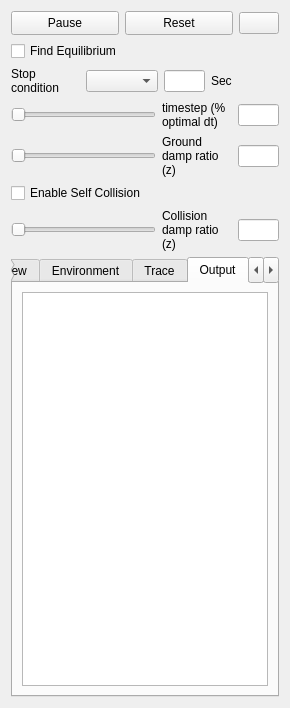
<?xml version="1.0" encoding="UTF-8"?>
<ui version="4.0">
 <class>PhysicsDialog</class>
 <widget class="QWidget" name="PhysicsDialog">
  <property name="geometry">
   <rect>
    <x>0</x>
    <y>0</y>
    <width>263</width>
    <height>708</height>
   </rect>
  </property>
  <property name="windowTitle">
   <string>Form</string>
  </property>
  <layout class="QVBoxLayout" name="verticalLayout_6">
   <item>
    <layout class="QHBoxLayout" name="horizontalLayout_6">
     <item>
      <widget class="QPushButton" name="PauseButton">
       <property name="minimumSize">
        <size>
         <width>0</width>
         <height>24</height>
        </size>
       </property>
       <property name="text">
        <string>Pause</string>
       </property>
      </widget>
     </item>
     <item>
      <widget class="QPushButton" name="ResetButton">
       <property name="minimumSize">
        <size>
         <width>0</width>
         <height>24</height>
        </size>
       </property>
       <property name="text">
        <string>Reset</string>
       </property>
      </widget>
     </item>
     <item>
      <widget class="QPushButton" name="RecordButton">
       <property name="sizePolicy">
        <sizepolicy hsizetype="Fixed" vsizetype="Fixed">
         <horstretch>0</horstretch>
         <verstretch>0</verstretch>
        </sizepolicy>
       </property>
       <property name="text">
        <string/>
       </property>
       <property name="icon">
        <iconset resource="VoxCad.qrc">
         <normaloff>:/Icons/Icons/Record.png</normaloff>:/Icons/Icons/Record.png</iconset>
       </property>
       <property name="checkable">
        <bool>true</bool>
       </property>
      </widget>
     </item>
    </layout>
   </item>
   <item>
    <layout class="QHBoxLayout" name="horizontalLayout_16">
     <item>
      <widget class="QCheckBox" name="UseEquilibriumCheck">
       <property name="toolTip">
        <string>Accelerates the simulation to find the equilibrium position quickly</string>
       </property>
       <property name="text">
        <string>Find Equilibrium</string>
       </property>
      </widget>
     </item>
    </layout>
   </item>
   <item>
    <layout class="QHBoxLayout" name="horizontalLayout_15">
     <item>
      <widget class="QLabel" name="label_11">
       <property name="sizePolicy">
        <sizepolicy hsizetype="Preferred" vsizetype="Preferred">
         <horstretch>0</horstretch>
         <verstretch>0</verstretch>
        </sizepolicy>
       </property>
       <property name="minimumSize">
        <size>
         <width>0</width>
         <height>0</height>
        </size>
       </property>
       <property name="maximumSize">
        <size>
         <width>80</width>
         <height>16777215</height>
        </size>
       </property>
       <property name="toolTip">
        <string>Percent of optimal timestep to run at. [0-1.0+]
Greater values speed up the simulation, but &gt;1.0
can be unstable.</string>
       </property>
       <property name="text">
        <string>Stop condition</string>
       </property>
       <property name="wordWrap">
        <bool>true</bool>
       </property>
      </widget>
     </item>
     <item>
      <widget class="QComboBox" name="StopSelectCombo">
       <property name="toolTip">
        <string>Sets a condition for auto-stopping the simulation</string>
       </property>
      </widget>
     </item>
     <item>
      <widget class="QLineEdit" name="StopValueEdit">
       <property name="enabled">
        <bool>true</bool>
       </property>
       <property name="sizePolicy">
        <sizepolicy hsizetype="Fixed" vsizetype="Fixed">
         <horstretch>0</horstretch>
         <verstretch>0</verstretch>
        </sizepolicy>
       </property>
       <property name="minimumSize">
        <size>
         <width>41</width>
         <height>0</height>
        </size>
       </property>
       <property name="maximumSize">
        <size>
         <width>41</width>
         <height>16777215</height>
        </size>
       </property>
       <property name="acceptDrops">
        <bool>false</bool>
       </property>
       <property name="toolTip">
        <string>The value of selected auto-stopping condition to trigger a stop.</string>
       </property>
      </widget>
     </item>
     <item>
      <widget class="QLabel" name="StopValueLabel">
       <property name="sizePolicy">
        <sizepolicy hsizetype="Preferred" vsizetype="Preferred">
         <horstretch>0</horstretch>
         <verstretch>0</verstretch>
        </sizepolicy>
       </property>
       <property name="minimumSize">
        <size>
         <width>0</width>
         <height>0</height>
        </size>
       </property>
       <property name="maximumSize">
        <size>
         <width>80</width>
         <height>16777215</height>
        </size>
       </property>
       <property name="toolTip">
        <string>Percent of optimal timestep to run at. [0-1.0+]
Greater values speed up the simulation, but &gt;1.0
can be unstable.</string>
       </property>
       <property name="text">
        <string>Sec</string>
       </property>
       <property name="wordWrap">
        <bool>true</bool>
       </property>
      </widget>
     </item>
    </layout>
   </item>
   <item>
    <layout class="QHBoxLayout" name="horizontalLayout_3">
     <item>
      <widget class="QSlider" name="dtSlider">
       <property name="sizePolicy">
        <sizepolicy hsizetype="Expanding" vsizetype="Fixed">
         <horstretch>0</horstretch>
         <verstretch>0</verstretch>
        </sizepolicy>
       </property>
       <property name="minimumSize">
        <size>
         <width>120</width>
         <height>0</height>
        </size>
       </property>
       <property name="toolTip">
        <string>Percent of optimal timestep to run at. [0-1.0+]
Greater values speed up the simulation, but &gt;1.0
can be unstable.</string>
       </property>
       <property name="maximum">
        <number>100</number>
       </property>
       <property name="singleStep">
        <number>1</number>
       </property>
       <property name="orientation">
        <enum>Qt::Horizontal</enum>
       </property>
      </widget>
     </item>
     <item>
      <widget class="QLabel" name="label">
       <property name="sizePolicy">
        <sizepolicy hsizetype="Preferred" vsizetype="Preferred">
         <horstretch>0</horstretch>
         <verstretch>0</verstretch>
        </sizepolicy>
       </property>
       <property name="minimumSize">
        <size>
         <width>70</width>
         <height>0</height>
        </size>
       </property>
       <property name="maximumSize">
        <size>
         <width>80</width>
         <height>16777215</height>
        </size>
       </property>
       <property name="toolTip">
        <string>Percent of optimal timestep to run at. [0-1.0+]
Greater values speed up the simulation, but &gt;1.0
can be unstable.</string>
       </property>
       <property name="text">
        <string>timestep (%  optimal dt)</string>
       </property>
       <property name="wordWrap">
        <bool>true</bool>
       </property>
      </widget>
     </item>
     <item>
      <widget class="QLineEdit" name="dtEdit">
       <property name="enabled">
        <bool>true</bool>
       </property>
       <property name="sizePolicy">
        <sizepolicy hsizetype="Fixed" vsizetype="Fixed">
         <horstretch>0</horstretch>
         <verstretch>0</verstretch>
        </sizepolicy>
       </property>
       <property name="minimumSize">
        <size>
         <width>41</width>
         <height>0</height>
        </size>
       </property>
       <property name="maximumSize">
        <size>
         <width>41</width>
         <height>16777215</height>
        </size>
       </property>
       <property name="acceptDrops">
        <bool>false</bool>
       </property>
       <property name="toolTip">
        <string>Percent of optimal timestep to run at. [0-1.0+]
Greater values speed up the simulation, but &gt;1.0
can be unstable.</string>
       </property>
      </widget>
     </item>
    </layout>
   </item>
   <item>
    <layout class="QHBoxLayout" name="horizontalLayout_9">
     <item>
      <widget class="QSlider" name="GNDDampSlider">
       <property name="sizePolicy">
        <sizepolicy hsizetype="Expanding" vsizetype="Fixed">
         <horstretch>0</horstretch>
         <verstretch>0</verstretch>
        </sizepolicy>
       </property>
       <property name="minimumSize">
        <size>
         <width>120</width>
         <height>0</height>
        </size>
       </property>
       <property name="toolTip">
        <string>Damping ratio relative to ground [0-0.1+].
0 represents a vacuum, larger values
represent a more viscous fluid environment.</string>
       </property>
       <property name="maximum">
        <number>100</number>
       </property>
       <property name="singleStep">
        <number>1</number>
       </property>
       <property name="orientation">
        <enum>Qt::Horizontal</enum>
       </property>
      </widget>
     </item>
     <item>
      <widget class="QLabel" name="label_9">
       <property name="minimumSize">
        <size>
         <width>70</width>
         <height>0</height>
        </size>
       </property>
       <property name="maximumSize">
        <size>
         <width>80</width>
         <height>16777215</height>
        </size>
       </property>
       <property name="toolTip">
        <string>Damping ratio relative to ground [0-0.1+].
0 represents a vacuum, larger values
represent a more viscous fluid environment.</string>
       </property>
       <property name="text">
        <string>Ground damp ratio (z)</string>
       </property>
       <property name="wordWrap">
        <bool>true</bool>
       </property>
       <property name="indent">
        <number>-2</number>
       </property>
      </widget>
     </item>
     <item>
      <widget class="QLineEdit" name="GNDDampEdit">
       <property name="enabled">
        <bool>true</bool>
       </property>
       <property name="sizePolicy">
        <sizepolicy hsizetype="Fixed" vsizetype="Fixed">
         <horstretch>0</horstretch>
         <verstretch>0</verstretch>
        </sizepolicy>
       </property>
       <property name="minimumSize">
        <size>
         <width>41</width>
         <height>0</height>
        </size>
       </property>
       <property name="maximumSize">
        <size>
         <width>41</width>
         <height>16777215</height>
        </size>
       </property>
       <property name="toolTip">
        <string>Damping ratio relative to ground [0-0.1+].
0 represents a vacuum, larger values
represent a more viscous fluid environment.</string>
       </property>
      </widget>
     </item>
    </layout>
   </item>
   <item>
    <widget class="QCheckBox" name="UseSelfColCheck">
     <property name="toolTip">
      <string>Prevents self penetration when enabled.</string>
     </property>
     <property name="text">
      <string>Enable Self Collision</string>
     </property>
    </widget>
   </item>
   <item>
    <layout class="QHBoxLayout" name="horizontalLayout_7">
     <item>
      <widget class="QSlider" name="ColDampSlider">
       <property name="sizePolicy">
        <sizepolicy hsizetype="Expanding" vsizetype="Fixed">
         <horstretch>0</horstretch>
         <verstretch>0</verstretch>
        </sizepolicy>
       </property>
       <property name="minimumSize">
        <size>
         <width>120</width>
         <height>0</height>
        </size>
       </property>
       <property name="toolTip">
        <string>Damping ratio of collisions [0-2+].
Low values make elastic (bouncy) collisions, higher values
make inelastic (dead) collisions. 1.0 is critically damped.</string>
       </property>
       <property name="maximum">
        <number>100</number>
       </property>
       <property name="singleStep">
        <number>1</number>
       </property>
       <property name="orientation">
        <enum>Qt::Horizontal</enum>
       </property>
      </widget>
     </item>
     <item>
      <widget class="QLabel" name="label_7">
       <property name="minimumSize">
        <size>
         <width>70</width>
         <height>0</height>
        </size>
       </property>
       <property name="maximumSize">
        <size>
         <width>70</width>
         <height>16777215</height>
        </size>
       </property>
       <property name="toolTip">
        <string>Damping ratio of collisions [0-2+].
Low values make elastic (bouncy) collisions, higher values
make inelastic (dead) collisions. 1.0 is critically damped.</string>
       </property>
       <property name="text">
        <string>Collision damp ratio (z)</string>
       </property>
       <property name="wordWrap">
        <bool>true</bool>
       </property>
       <property name="indent">
        <number>-2</number>
       </property>
      </widget>
     </item>
     <item>
      <widget class="QLineEdit" name="ColDampEdit">
       <property name="enabled">
        <bool>true</bool>
       </property>
       <property name="sizePolicy">
        <sizepolicy hsizetype="Fixed" vsizetype="Fixed">
         <horstretch>0</horstretch>
         <verstretch>0</verstretch>
        </sizepolicy>
       </property>
       <property name="minimumSize">
        <size>
         <width>41</width>
         <height>0</height>
        </size>
       </property>
       <property name="maximumSize">
        <size>
         <width>41</width>
         <height>16777215</height>
        </size>
       </property>
       <property name="toolTip">
        <string>Damping ratio of collisions [0-2+].
Low values make elastic (bouncy) collisions, higher values
make inelastic (dead) collisions. 1.0 is critically damped.</string>
       </property>
      </widget>
     </item>
    </layout>
   </item>
   <item>
    <widget class="QTabWidget" name="PhysTabWidget">
     <property name="toolTip">
      <string>Options</string>
     </property>
     <property name="tabPosition">
      <enum>QTabWidget::North</enum>
     </property>
     <property name="currentIndex">
      <number>3</number>
     </property>
     <widget class="QWidget" name="View">
      <attribute name="title">
       <string>View</string>
      </attribute>
      <layout class="QVBoxLayout" name="verticalLayout_11">
       <property name="spacing">
        <number>2</number>
       </property>
       <property name="topMargin">
        <number>3</number>
       </property>
       <property name="bottomMargin">
        <number>3</number>
       </property>
       <item>
        <widget class="QGroupBox" name="DisplayBox">
         <property name="title">
          <string>Display</string>
         </property>
         <layout class="QHBoxLayout" name="horizontalLayout_12">
          <property name="spacing">
           <number>2</number>
          </property>
          <property name="topMargin">
           <number>3</number>
          </property>
          <property name="bottomMargin">
           <number>3</number>
          </property>
          <item>
           <widget class="QRadioButton" name="DispDisableRadio">
            <property name="text">
             <string>Disable</string>
            </property>
           </widget>
          </item>
          <item>
           <widget class="QRadioButton" name="DispVoxelsRadio">
            <property name="text">
             <string>Voxels</string>
            </property>
           </widget>
          </item>
          <item>
           <widget class="QRadioButton" name="DispConnRadio">
            <property name="text">
             <string>Connections</string>
            </property>
           </widget>
          </item>
         </layout>
        </widget>
       </item>
       <item>
        <widget class="QGroupBox" name="ViewOptionsGroup">
         <property name="title">
          <string>View Options</string>
         </property>
         <layout class="QHBoxLayout" name="horizontalLayout_14">
          <property name="spacing">
           <number>2</number>
          </property>
          <property name="topMargin">
           <number>3</number>
          </property>
          <property name="bottomMargin">
           <number>3</number>
          </property>
          <item>
           <layout class="QVBoxLayout" name="verticalLayout_9">
            <item>
             <widget class="QRadioButton" name="ViewDiscreteRadio">
              <property name="text">
               <string>Discrete</string>
              </property>
             </widget>
            </item>
            <item>
             <widget class="QRadioButton" name="ViewDeformedRadio">
              <property name="text">
               <string>Deformed</string>
              </property>
             </widget>
            </item>
            <item>
             <widget class="QRadioButton" name="ViewSmoothRadio">
              <property name="text">
               <string>Smooth</string>
              </property>
             </widget>
            </item>
           </layout>
          </item>
          <item>
           <layout class="QVBoxLayout" name="verticalLayout_7">
            <item>
             <widget class="QCheckBox" name="ForcesCheck">
              <property name="toolTip">
               <string>Internal forces (currently disabled)</string>
              </property>
              <property name="text">
               <string>Forces</string>
              </property>
             </widget>
            </item>
            <item>
             <widget class="QCheckBox" name="LocalCoordCheck">
              <property name="toolTip">
               <string>Origin and axes of each voxel.</string>
              </property>
              <property name="text">
               <string>Local Coords</string>
              </property>
             </widget>
            </item>
           </layout>
          </item>
         </layout>
        </widget>
       </item>
       <item>
        <widget class="QGroupBox" name="ColorGroup">
         <property name="title">
          <string>Color</string>
         </property>
         <layout class="QHBoxLayout" name="horizontalLayout_11">
          <property name="spacing">
           <number>2</number>
          </property>
          <property name="topMargin">
           <number>3</number>
          </property>
          <property name="bottomMargin">
           <number>3</number>
          </property>
          <item>
           <layout class="QVBoxLayout" name="verticalLayout_10">
            <item>
             <widget class="QRadioButton" name="TypeRadio">
              <property name="toolTip">
               <string>Material color</string>
              </property>
              <property name="text">
               <string>Type</string>
              </property>
             </widget>
            </item>
            <item>
             <widget class="QRadioButton" name="KineticERadio">
              <property name="toolTip">
               <string>Internal material strain</string>
              </property>
              <property name="text">
               <string>Kinetic Energy</string>
              </property>
             </widget>
            </item>
            <item>
             <widget class="QRadioButton" name="DisplacementRadio">
              <property name="toolTip">
               <string>Distance from starting point of each voxel</string>
              </property>
              <property name="text">
               <string>Displacement</string>
              </property>
             </widget>
            </item>
            <item>
             <widget class="QRadioButton" name="StateRadio">
              <property name="toolTip">
               <string>White is unyielded, yellow is yielded, red is broken.</string>
              </property>
              <property name="text">
               <string>State</string>
              </property>
             </widget>
            </item>
           </layout>
          </item>
          <item>
           <layout class="QVBoxLayout" name="verticalLayout_8">
            <property name="spacing">
             <number>1</number>
            </property>
            <item>
             <widget class="QRadioButton" name="StrainERadio">
              <property name="toolTip">
               <string>Internal material strain</string>
              </property>
              <property name="text">
               <string>Strain Energy</string>
              </property>
             </widget>
            </item>
            <item>
             <widget class="QRadioButton" name="StressRadio">
              <property name="toolTip">
               <string>Internal material stress</string>
              </property>
              <property name="text">
               <string>Engineering
Stress</string>
              </property>
             </widget>
            </item>
            <item>
             <widget class="QRadioButton" name="StrainRadio">
              <property name="toolTip">
               <string>Internal material strain</string>
              </property>
              <property name="text">
               <string>Engineering
Strain</string>
              </property>
             </widget>
            </item>
            <item>
             <widget class="QRadioButton" name="PressureRadio">
              <property name="text">
               <string>Pressure</string>
              </property>
             </widget>
            </item>
           </layout>
          </item>
         </layout>
        </widget>
       </item>
       <item>
        <widget class="QCheckBox" name="CoMCheck">
         <property name="text">
          <string>Lock view to center of mass</string>
         </property>
        </widget>
       </item>
       <item>
        <spacer name="verticalSpacer_2">
         <property name="orientation">
          <enum>Qt::Vertical</enum>
         </property>
         <property name="sizeHint" stdset="0">
          <size>
           <width>20</width>
           <height>40</height>
          </size>
         </property>
        </spacer>
       </item>
      </layout>
     </widget>
     <widget class="QWidget" name="Environment">
      <attribute name="title">
       <string>Environment</string>
      </attribute>
      <layout class="QVBoxLayout" name="verticalLayout_5">
       <property name="spacing">
        <number>2</number>
       </property>
       <property name="topMargin">
        <number>3</number>
       </property>
       <property name="bottomMargin">
        <number>3</number>
       </property>
       <item>
        <widget class="QCheckBox" name="UseTempCheck">
         <property name="toolTip">
          <string>Enables temperature changes.
Affects the size of each voxel according to its CTE.</string>
         </property>
         <property name="text">
          <string>Enable Temperature</string>
         </property>
        </widget>
       </item>
       <item>
        <layout class="QHBoxLayout" name="horizontalLayout_4">
         <item>
          <widget class="QSlider" name="TempSlider">
           <property name="toolTip">
            <string>Current environment temperature.
Base (no expansion) is 25°.</string>
           </property>
           <property name="maximum">
            <number>100</number>
           </property>
           <property name="singleStep">
            <number>1</number>
           </property>
           <property name="orientation">
            <enum>Qt::Horizontal</enum>
           </property>
          </widget>
         </item>
         <item>
          <widget class="QLabel" name="label_5">
           <property name="text">
            <string>Temp (°C)</string>
           </property>
          </widget>
         </item>
         <item>
          <widget class="QLineEdit" name="TempEdit">
           <property name="enabled">
            <bool>true</bool>
           </property>
           <property name="sizePolicy">
            <sizepolicy hsizetype="Fixed" vsizetype="Fixed">
             <horstretch>0</horstretch>
             <verstretch>0</verstretch>
            </sizepolicy>
           </property>
           <property name="minimumSize">
            <size>
             <width>41</width>
             <height>0</height>
            </size>
           </property>
           <property name="maximumSize">
            <size>
             <width>41</width>
             <height>16777215</height>
            </size>
           </property>
          </widget>
         </item>
        </layout>
       </item>
       <item>
        <widget class="QCheckBox" name="VaryTempCheck">
         <property name="toolTip">
          <string>Periodically varies the environment temperature when enabled.</string>
         </property>
         <property name="text">
          <string>Vary Temperature</string>
         </property>
        </widget>
       </item>
       <item>
        <layout class="QHBoxLayout" name="horizontalLayout_8">
         <item>
          <widget class="QSlider" name="TempPerSlider">
           <property name="toolTip">
            <string>Period of temperature variation in environment.</string>
           </property>
           <property name="maximum">
            <number>100</number>
           </property>
           <property name="singleStep">
            <number>1</number>
           </property>
           <property name="orientation">
            <enum>Qt::Horizontal</enum>
           </property>
          </widget>
         </item>
         <item>
          <widget class="QLabel" name="label_8">
           <property name="text">
            <string>Period (sec)</string>
           </property>
          </widget>
         </item>
         <item>
          <widget class="QLineEdit" name="TempPerEdit">
           <property name="enabled">
            <bool>true</bool>
           </property>
           <property name="sizePolicy">
            <sizepolicy hsizetype="Fixed" vsizetype="Fixed">
             <horstretch>0</horstretch>
             <verstretch>0</verstretch>
            </sizepolicy>
           </property>
           <property name="minimumSize">
            <size>
             <width>41</width>
             <height>0</height>
            </size>
           </property>
           <property name="maximumSize">
            <size>
             <width>41</width>
             <height>16777215</height>
            </size>
           </property>
          </widget>
         </item>
        </layout>
       </item>
       <item>
        <widget class="QCheckBox" name="UseGravCheck">
         <property name="toolTip">
          <string>Enables gravitational acceleration.</string>
         </property>
         <property name="text">
          <string>Enable Gravity</string>
         </property>
        </widget>
       </item>
       <item>
        <layout class="QHBoxLayout" name="horizontalLayout_5">
         <item>
          <widget class="QSlider" name="GravSlider">
           <property name="toolTip">
            <string>Gravitational acceleration (9.81 for earth).</string>
           </property>
           <property name="maximum">
            <number>100</number>
           </property>
           <property name="singleStep">
            <number>1</number>
           </property>
           <property name="orientation">
            <enum>Qt::Horizontal</enum>
           </property>
          </widget>
         </item>
         <item>
          <widget class="QLabel" name="label_6">
           <property name="text">
            <string>Grav (m/s²)</string>
           </property>
          </widget>
         </item>
         <item>
          <widget class="QLineEdit" name="GravEdit">
           <property name="enabled">
            <bool>true</bool>
           </property>
           <property name="sizePolicy">
            <sizepolicy hsizetype="Fixed" vsizetype="Fixed">
             <horstretch>0</horstretch>
             <verstretch>0</verstretch>
            </sizepolicy>
           </property>
           <property name="minimumSize">
            <size>
             <width>41</width>
             <height>0</height>
            </size>
           </property>
           <property name="maximumSize">
            <size>
             <width>41</width>
             <height>16777215</height>
            </size>
           </property>
          </widget>
         </item>
        </layout>
       </item>
       <item>
        <widget class="QCheckBox" name="UseFloorCheck">
         <property name="toolTip">
          <string>Enables a flat floor.</string>
         </property>
         <property name="text">
          <string>Enable Floor</string>
         </property>
        </widget>
       </item>
       <item>
        <spacer name="verticalSpacer">
         <property name="orientation">
          <enum>Qt::Vertical</enum>
         </property>
         <property name="sizeHint" stdset="0">
          <size>
           <width>20</width>
           <height>191</height>
          </size>
         </property>
        </spacer>
       </item>
      </layout>
     </widget>
     <widget class="QWidget" name="Trace">
      <attribute name="title">
       <string>Trace</string>
      </attribute>
      <layout class="QVBoxLayout" name="verticalLayout_3">
       <item>
        <layout class="QHBoxLayout" name="horizontalLayout_2">
         <item>
          <layout class="QVBoxLayout" name="verticalLayout_2">
           <item>
            <widget class="QComboBox" name="VariableCombo"/>
           </item>
           <item>
            <widget class="QLabel" name="label_2">
             <property name="text">
              <string>Plot Variable</string>
             </property>
            </widget>
           </item>
          </layout>
         </item>
         <item>
          <layout class="QVBoxLayout" name="verticalLayout">
           <item>
            <widget class="QComboBox" name="DirectionCombo"/>
           </item>
           <item>
            <widget class="QLabel" name="label_3">
             <property name="text">
              <string>Plot Direction</string>
             </property>
            </widget>
           </item>
          </layout>
         </item>
        </layout>
       </item>
       <item>
        <layout class="QHBoxLayout" name="horizontalLayout_10">
         <item>
          <spacer name="horizontalSpacer">
           <property name="orientation">
            <enum>Qt::Horizontal</enum>
           </property>
           <property name="sizeHint" stdset="0">
            <size>
             <width>40</width>
             <height>20</height>
            </size>
           </property>
          </spacer>
         </item>
         <item>
          <widget class="QCheckBox" name="LogEachCheck">
           <property name="text">
            <string>Log Every</string>
           </property>
          </widget>
         </item>
         <item>
          <widget class="QPushButton" name="SaveDataButton">
           <property name="text">
            <string>Save Data</string>
           </property>
          </widget>
         </item>
        </layout>
       </item>
      </layout>
     </widget>
     <widget class="QWidget" name="Output">
      <attribute name="title">
       <string>Output</string>
      </attribute>
      <layout class="QVBoxLayout" name="verticalLayout_4">
       <item>
        <widget class="QTextEdit" name="OutText"/>
       </item>
      </layout>
     </widget>
     <widget class="QWidget" name="Other">
      <attribute name="title">
       <string>Other</string>
      </attribute>
      <layout class="QVBoxLayout" name="verticalLayout_12">
       <property name="spacing">
        <number>1</number>
       </property>
       <property name="leftMargin">
        <number>6</number>
       </property>
       <property name="topMargin">
        <number>3</number>
       </property>
       <property name="rightMargin">
        <number>6</number>
       </property>
       <property name="bottomMargin">
        <number>3</number>
       </property>
       <item>
        <layout class="QHBoxLayout" name="horizontalLayout">
         <item>
          <widget class="QSlider" name="BondDampSlider">
           <property name="sizePolicy">
            <sizepolicy hsizetype="Expanding" vsizetype="Fixed">
             <horstretch>0</horstretch>
             <verstretch>0</verstretch>
            </sizepolicy>
           </property>
           <property name="minimumSize">
            <size>
             <width>80</width>
             <height>0</height>
            </size>
           </property>
           <property name="toolTip">
            <string>Bulk material damping. [0-1.0]
Small values are more jiggly. 0.0 represents no damping
and is unstable, 1.0 is critical damping.</string>
           </property>
           <property name="maximum">
            <number>100</number>
           </property>
           <property name="singleStep">
            <number>1</number>
           </property>
           <property name="orientation">
            <enum>Qt::Horizontal</enum>
           </property>
          </widget>
         </item>
         <item>
          <widget class="QLabel" name="label_4">
           <property name="minimumSize">
            <size>
             <width>50</width>
             <height>0</height>
            </size>
           </property>
           <property name="maximumSize">
            <size>
             <width>50</width>
             <height>16777215</height>
            </size>
           </property>
           <property name="toolTip">
            <string>Bulk material damping. [0-1.0]
Small values are more jiggly. 0.0 represents no damping
and is unstable, 1.0 is critical damping.</string>
           </property>
           <property name="text">
            <string>Bulk damp ratio (z)</string>
           </property>
           <property name="wordWrap">
            <bool>true</bool>
           </property>
           <property name="indent">
            <number>-2</number>
           </property>
          </widget>
         </item>
         <item>
          <widget class="QLineEdit" name="BondDampEdit">
           <property name="enabled">
            <bool>true</bool>
           </property>
           <property name="sizePolicy">
            <sizepolicy hsizetype="Fixed" vsizetype="Fixed">
             <horstretch>0</horstretch>
             <verstretch>0</verstretch>
            </sizepolicy>
           </property>
           <property name="minimumSize">
            <size>
             <width>41</width>
             <height>0</height>
            </size>
           </property>
           <property name="maximumSize">
            <size>
             <width>41</width>
             <height>16777215</height>
            </size>
           </property>
           <property name="toolTip">
            <string>Bulk material damping. [0-1.0]
Small values are more jiggly. 0.0 represents no damping
and is unstable, 1.0 is critical damping.</string>
           </property>
          </widget>
         </item>
        </layout>
       </item>
       <item>
        <widget class="QCheckBox" name="UseMaxVelLimitCheck">
         <property name="toolTip">
          <string>Enforces a maximum velocity when enabled (rarely used).
Useful for highly unstable scenarios.</string>
         </property>
         <property name="text">
          <string>Enable Velocity Limit</string>
         </property>
        </widget>
       </item>
       <item>
        <layout class="QHBoxLayout" name="horizontalLayout_13">
         <item>
          <widget class="QSlider" name="MaxVelLimitSlider">
           <property name="sizePolicy">
            <sizepolicy hsizetype="Expanding" vsizetype="Fixed">
             <horstretch>0</horstretch>
             <verstretch>0</verstretch>
            </sizepolicy>
           </property>
           <property name="minimumSize">
            <size>
             <width>120</width>
             <height>0</height>
            </size>
           </property>
           <property name="toolTip">
            <string>Maximum voxel velocity.</string>
           </property>
           <property name="maximum">
            <number>100</number>
           </property>
           <property name="singleStep">
            <number>1</number>
           </property>
           <property name="orientation">
            <enum>Qt::Horizontal</enum>
           </property>
          </widget>
         </item>
         <item>
          <widget class="QLabel" name="label_10">
           <property name="minimumSize">
            <size>
             <width>70</width>
             <height>0</height>
            </size>
           </property>
           <property name="maximumSize">
            <size>
             <width>70</width>
             <height>16777215</height>
            </size>
           </property>
           <property name="text">
            <string>Maximum Voxel Velocity</string>
           </property>
           <property name="wordWrap">
            <bool>true</bool>
           </property>
           <property name="indent">
            <number>-2</number>
           </property>
          </widget>
         </item>
        </layout>
       </item>
       <item>
        <widget class="QCheckBox" name="UseVolumeEffectsCheck">
         <property name="text">
          <string>Enable Volume Effects</string>
         </property>
        </widget>
       </item>
       <item>
        <spacer name="verticalSpacer_3">
         <property name="orientation">
          <enum>Qt::Vertical</enum>
         </property>
         <property name="sizeHint" stdset="0">
          <size>
           <width>20</width>
           <height>363</height>
          </size>
         </property>
        </spacer>
       </item>
      </layout>
     </widget>
    </widget>
   </item>
  </layout>
 </widget>
 <resources>
  <include location="VoxCad.qrc"/>
 </resources>
 <connections/>
</ui>
